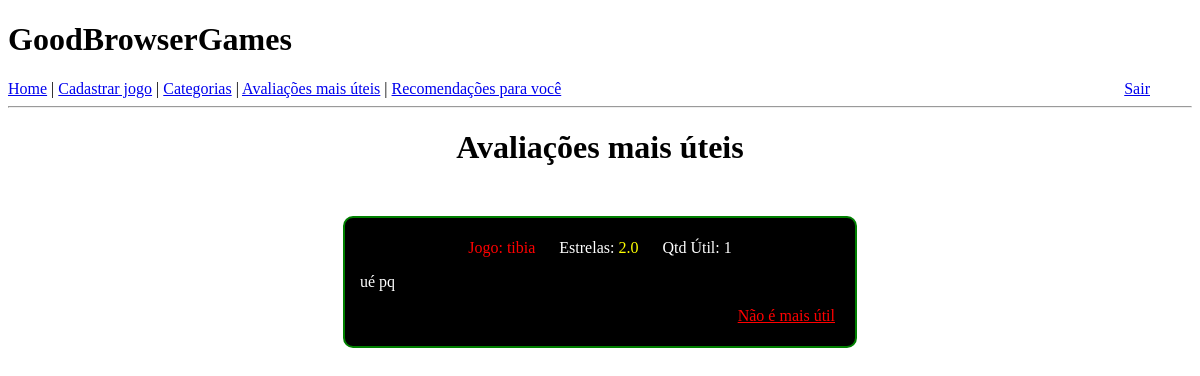
The app's page /avaliacoes-mais-uteis (signed in) with its own data.
### app/models.py (models this page shows)
class Jogo(db.Model):
    id = db.Column(db.Integer, primary_key=True)
    nome = db.Column(db.String(128), index=True, )
    categoria = db.Column(db.String(64), index=True)
    url_jogo = db.Column(db.String, index=True)
    url_video = db.Column(db.String, index=True)
    url_imagem = db.Column(db.String, index=True)
    descricao = db.Column(db.String, index=True)

class Avaliacao(db.Model):
    id = db.Column(db.Integer, primary_key=True)
    estrelas = db.Column(db.Float, index=True)
    texto = db.Column(db.String(255))
    qnt_util = db.Column(db.Integer, index=True, default=0)
    user_id = db.Column(db.Integer, db.ForeignKey('user.id'))
    jogo_id = db.Column(db.Integer, db.ForeignKey('jogo.id'))

### app/routes.py (the view)
@app.route("/avaliacoes-mais-uteis", methods=["GET", "POST"])
def avaliacoes_mais_uteis():
    avaliacoes = list(Avaliacao.query.order_by(Avaliacao.qnt_util.desc()))
    avals_e_jogos = {}
    ids_avaliacoes_uteis_usuario = None
    if avaliacoes:
        avaliacoes_ids = [a.id for a in avaliacoes]
        user_id_expression = VotoUtil.user_id.in_([current_user.id])
        in_expression = VotoUtil.avaliacao_id.in_(avaliacoes_ids)
        votos_util_usuario = list(VotoUtil.query.filter(user_id_expression, in_expression))
        ids_avaliacoes_uteis_usuario = [v.avaliacao_id for v in votos_util_usuario]
        for aval in avaliacoes:
            jogo = Jogo.query.filter_by(id=aval.jogo_id).first()
            avals_e_jogos[aval] = jogo.nome
    return render_template("avaliacoes_mais_uteis.html", avals_e_jogos=avals_e_jogos, avals_uteis_ids=ids_avaliacoes_uteis_usuario)

### app/models.py (called while the page is built)
@login.user_loader
def load_user(id):
    return User.query.get(int(id))

### app/templates/avaliacoes_mais_uteis.html (shortened to what this page needs)
{% extends "base.html" %}
{% block content %}
    <div id="container">
        <h1 style="margin-bottom: 50px;">Avaliações mais úteis</h1>
        {% if avals_e_jogos %}
            {% for avaliacao, nome_jogo in avals_e_jogos.items() %}
            <div class="box-avaliacao">
                <p>
                    <span style="color: red; margin-right: 20px;">Jogo: {{ nome_jogo }}</span>
                    Estrelas: <span style="color: yellow; margin-right: 20px;">{{ avaliacao.estrelas }}</span>
                    Qtd Útil: {{ avaliacao.qnt_util }}
                </p>
                <p style="text-align: left; margin: 10px;">{{ avaliacao.texto }}</p>
                {% if avaliacao.id in avals_uteis_ids %}
                    <p class="botao-util"><a href="/tirar-util/{{avaliacao.id}}/2">Não é mais útil</a></p>
                {% else %}
                    <p class="botao-util"><a href="/achar-util/{{avaliacao.id}}/2">Achar útil</a></p>
                {% endif %}
            </div>
            {% endfor %}
        {% else %}
            <h3 style="color: red;">Não temos avaliações ainda no site :(</h3>
        {% endif %}
    </div>
{% endblock %}

### app/templates/avaliacoes_mais_uteis.html (style rules this page uses)
#container { text-align: center; }
.box-avaliacao { border: 2px solid green; border-radius: 10px; background-color: black; color: white; width: 500px; margin-left: auto; margin-right: auto; margin-top: 20px; margin-bottom: 20px; padding: 5px; text-align: center; }
.botao-util { text-align: right; margin-right: 15px; }
.botao-util a:link { color: red; }

### records on screen
Jogo: nome "tibia", estrelas "2.0", qnt_util "1", texto "ué pq"
